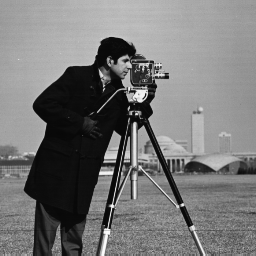
%> input picture ivp lab/lab1/cameraman.tif, 256 x 256 px
$ octave ques3.m   (GNU Octave 9; MATLAB toolbox functions it lacks are replaced by stand-ins)
%> lines starting %> are read from the running program, lines starting %| are printed output that depends on the picture; in (x1, y1, x2, y2) boxes, pixels count from 0 and x2, y2 are one past the last pixel; in counts of white or black regions, pixels touching at a corner belong together; the program's own positions count from 1
I = imread('cameraman.tif');
%> I is the input picture: size 256x256 uint8; min 7, max 253, mean 118.7
[r,c] = size(I);
%> r = 256; c = 256
c1 = I;
c2 = I;
c3 = I;
c4 = I;
c5 = I;
c6 = I;
c7 = I;
c8 = I;

for i = 1:1:r
    for j = 1:1:c
        if bitand(I(i,j),1) ~= 0
            c1(i,j) = 0;
        else
            c1(i,j) = 255;
        end
        if bitand(I(i,j),2) ~= 0
            c2(i,j) = 0;
        else
            c2(i,j) = 255;
        end
        if bitand(I(i,j),4) ~= 0
            c3(i,j) = 0;
        else
            c3(i,j) = 255;
        end
        if bitand(I(i,j),8) ~= 0
            c4(i,j) = 0;
        else
            c4(i,j) = 255;
        end
        if bitand(I(i,j),16) ~= 0
            c5(i,j) = 0;
        else
            c5(i,j) = 255;
        end
        if bitand(I(i,j),32) ~= 0
            c6(i,j) = 0;
        else
            c6(i,j) = 255;
        end
        if bitand(I(i,j),64) ~= 0
            c7(i,j) = 0;
        else
            c7(i,j) = 255;
        end
        if bitand(I(i,j),128) ~= 0
            c8(i,j) = 0;
        else
            c8(i,j) = 255;
        end
    end
end
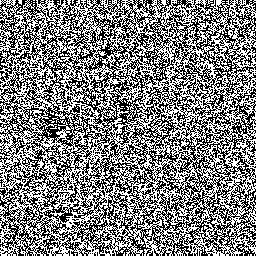
%> c1: size 256x256 uint8; 50.3% white; black in thin lines or dots
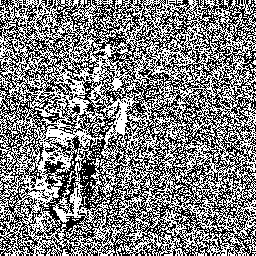
%> c2: size 256x256 uint8; 50.4% white; black in thin lines or dots
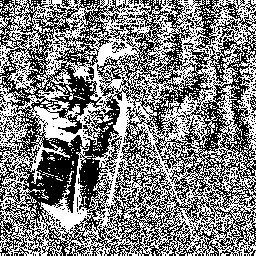
%> c3: size 256x256 uint8; 50.3% white; black in thin lines or dots
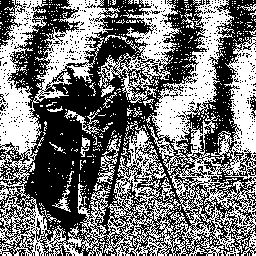
%> c4: size 256x256 uint8; 46.2% white; 703 white regions (681 under 20 px), largest, box (x1, y1, x2, y2) and area: (0, 0, 256, 256) 24355, (97, 0, 180, 103) 2897, (97, 138, 119, 184) 326
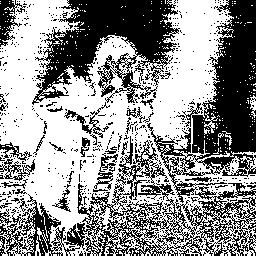
%> c5: size 256x256 uint8; 57.3% white; 605 black regions (570 under 20 px), largest, box (x1, y1, x2, y2) and area: (147, 0, 256, 203) 8034, (0, 136, 256, 256) 7929, (32, 0, 180, 105) 7872
%> c6: size 256x256 uint8; 48.5% white; 449 white regions (425 under 20 px), largest, box (x1, y1, x2, y2) and area: (0, 0, 256, 256) 28493, (0, 0, 26, 47) 539, (162, 103, 203, 153) 335
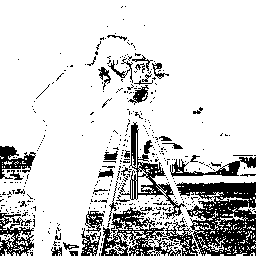
%> c7: size 256x256 uint8; 82.3% white; 420 black regions (379 under 20 px), largest, box (x1, y1, x2, y2) and area: (176, 182, 256, 256) 3541, (101, 207, 198, 256) 1917, (119, 122, 186, 219) 1131
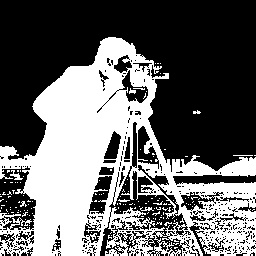
%> c8: size 256x256 uint8; 40.4% white; 147 white regions (139 under 20 px), largest, box (x1, y1, x2, y2) and area: (0, 37, 256, 256) 25894, (10, 170, 23, 180) 54, (140, 207, 154, 211) 31

subplot(2,5,1),imshow(I);
subplot(2,5,2),imshow(c1);
subplot(2,5,3),imshow(c2);
subplot(2,5,4),imshow(c3);
subplot(2,5,5),imshow(c4);
subplot(2,5,6),imshow(c5);
subplot(2,5,7),imshow(c6);
subplot(2,5,8),imshow(c7);
subplot(2,5,9),imshow(c8);

I2 = I;
for i=1:1:r
    for j=1:1:c
        I2(i,j) = 0;
        if c1(i,j) == 0
            I2(i,j) = bitor(I2(i,j),1);
        end
        if c2(i,j) == 0
            I2(i,j) = bitor(I2(i,j),2);
        end
        if c3(i,j) == 0
            I2(i,j) = bitor(I2(i,j),4);
        end
        if c4(i,j) == 0
            I2(i,j) = bitor(I2(i,j),8);
        end
        if c5(i,j) == 0
            I2(i,j) = bitor(I2(i,j),16);
        end
        if c6(i,j) == 0
            I2(i,j) = bitor(I2(i,j),32);
        end
        if c7(i,j) == 0
            I2(i,j) = bitor(I2(i,j),64);
        end
        if c8(i,j) == 0
            I2(i,j) = bitor(I2(i,j),128);
        end
    end
end
subplot(2,5,10),imshow(I2);
